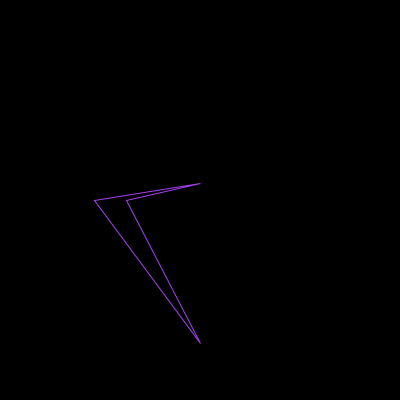
Frame 1 (no input)
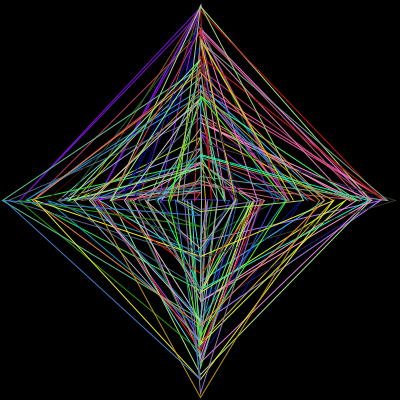
Frame 60 (the mouse pressed at the canvas centre just before this capture)
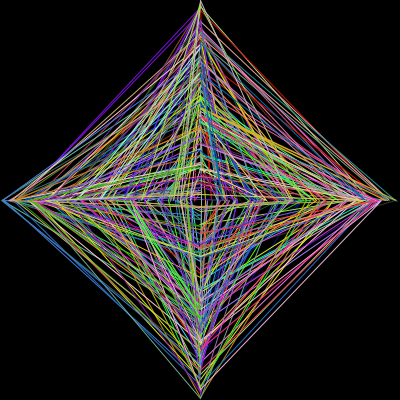
Frame 120 (the mouse held since frame 60 and released just before this capture)

The Processing sketch that drew these frames (run headless with seeded random() and noise(); from frame 60 on, the mouse is pressed at the canvas centre):

// Processing sketch: processing_133821
// ── processing_133821.pde


void setup(){
  size(400,400);
  smooth();
  background(0);
}


void draw(){
  
  noFill();
  frameRate(24);
  
  stroke(random(255),random(255),random(255));
   beginShape();
  vertex(random(0,400), 200);
  vertex(200, random(0,400));
  vertex(random(0,400), 200); 
  vertex(200, random(0,400));
  endShape(CLOSE);
 } 
  
 
  
